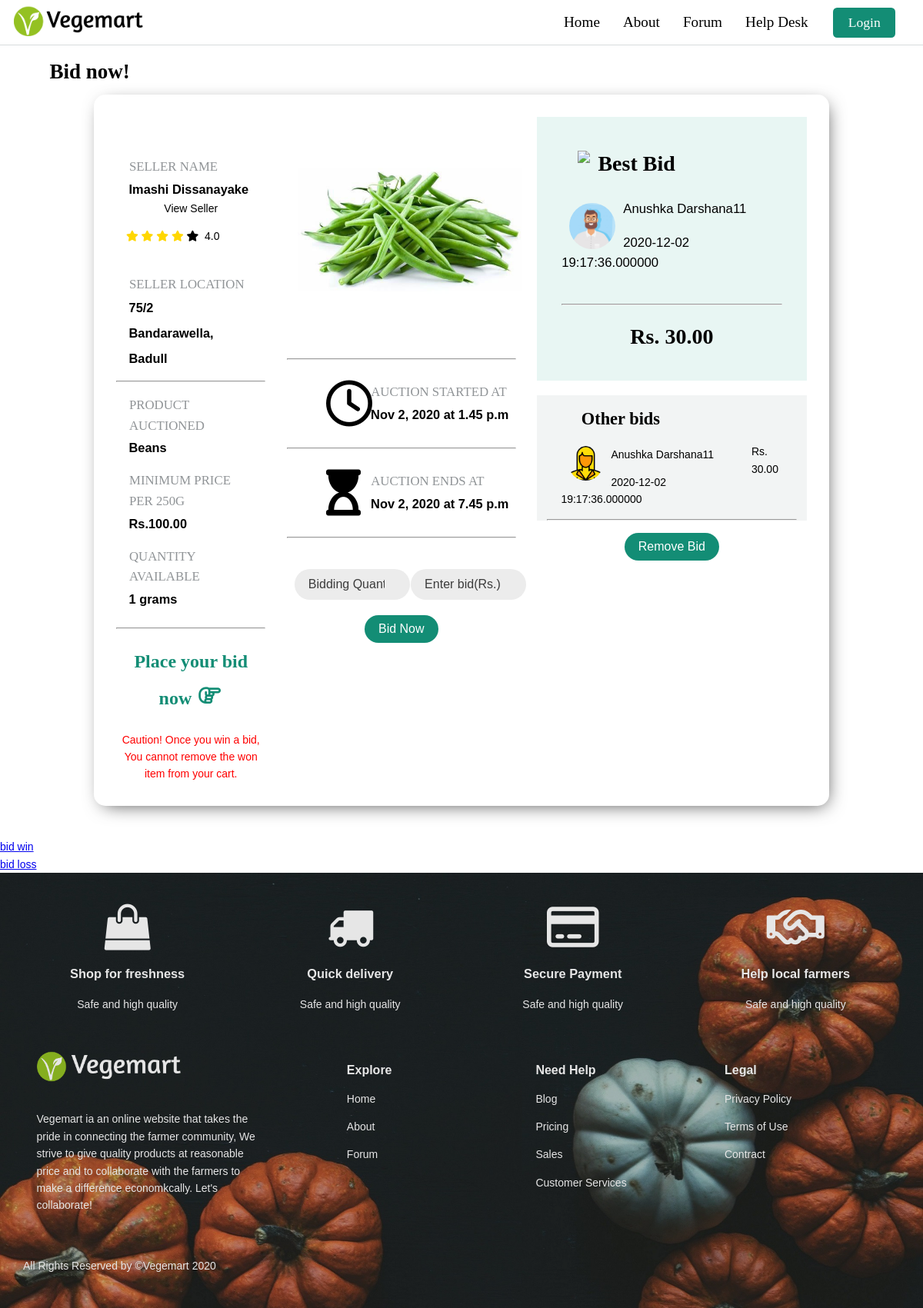
/public/bid.php?id=887607505, run on the app's committed database.
### tables this page shows
CREATE TABLE `client` (
  `id` int(10) NOT NULL,
  `fName` varchar(50) NOT NULL,
  `lName` varchar(50) NOT NULL,
  `phoneNum` varchar(12) NOT NULL,
  `address1` varchar(20) NOT NULL,
  `address2` varchar(50) NOT NULL,
  `city` text NOT NULL,
  `profilePic` text NOT NULL
);

CREATE TABLE `products` (
  `productID` int(10) NOT NULL,
  `sellerID` int(20) NOT NULL,
  `name` text NOT NULL,
  `quantity` int(10) NOT NULL,
  `minPrice` int(10) NOT NULL,
  `imageName` text NOT NULL,
  `address1` varchar(20) NOT NULL,
  `address2` varchar(50) NOT NULL,
  `city` varchar(20) NOT NULL,
  `description` text NOT NULL,
  `exdate` date NOT NULL,
  `time` time NOT NULL,
  `datetime` datetime(6) NOT NULL
);

CREATE TABLE `bidding` (
  `bidID` int(10) NOT NULL,
  `productID` int(10) NOT NULL,
  `userID` int(10) NOT NULL,
  `bidQuantity` int(4) NOT NULL,
  `bidPrice` int(4) NOT NULL,
  `amount` int(10) NOT NULL,
  `startTime` datetime(6) NOT NULL,
  `endTime` datetime(6) NOT NULL
);

### public/bid.php (the view, shortened to what the rows shown need)
<!DOCTYPE html>
<html lang="en">
    <head>
        <link rel="stylesheet" type="text/css" href="./css/bid.css">
        <link rel="stylesheet" type="text/css" href="./css/style.css">
        <link rel="stylesheet" type="text/css" href="./css/footer.css">
    </head>
    <body>
        <?php include "./includes/nav.php"; ?>
        <h1 class="mt-1 mb-0 pt-0 ml-2 has-text-left" id="title">Bid now!</h1>
        <div class="columns group mt-0">
            <div class="column is-10 pl-1 pr-1 mt-0">
                <div class="bid-card">
                    <div class="columns group mb-0">
                        <div class="column is-3 pt-1 pl-1 pr-1 mt-1 mb-0" id="seller-info">
                            <?php
                                $productID=$_GET['id'];
                                include ('../src/seller/seller_dashboard/seller_details.php');
                                while ($rowUser  = mysqli_fetch_assoc($resultSeller)) {
                            ?>
                            <form action="seller/seller_home.php" method="POST">
                            <input type="hidden"  id="sellerID" name="sellerID" value="<?php echo $rowUser['id']?>" required/><br>
                            <p class="sub" style="text-align:left; padding:0 1em;">Seller Name</p>
                                <h3 style="text-align:left; padding:0 1em;"><?php echo $rowUser['fName'] . " " . $rowUser['lName'] ?></h3>
                                    <label class="has-text-left"><input type="submit" name="send" value="Submit" class="invisibutton has-text-left">View Seller</label>
                                <form>
                                <div class="rating-block mt-1 pt-0 pl-1 has-text-left">
                                    <i style="text-align:left; padding-bottom:0;" class="fas fa-star star-colored"></i>
                                    <i style="text-align:left; padding-bottom:0;" class="fas fa-star star-colored"></i>
                                    <i style="text-align:left; padding-bottom:0;" class="fas fa-star star-colored"></i>
                                    <i style="text-align:left; padding-bottom:0;" class="fas fa-star star-colored"></i>
                                    <i style="text-align:left; padding-bottom:0;" class="fas fa-star"></i>&nbsp; 4.0
                                </div><br>
                                <p class="sub" style="text-align:left; padding:0 1em;">Seller Location</p>
                                <h3 class="mb-0 mt-0" style="text-align:left; padding:0.2em 1em;"><?php echo $rowUser['address1']?></h3>
                                <h3 class="mb-0 mt-0" style="text-align:left; padding:0.2em 1em;"><?php echo $rowUser['address2']?>,</h3>
                                <h3 class="mb-1 mt-0" style="text-align:left;  padding:0.2em 1em;"><?php echo $rowUser['city']?></h3>
                                <hr>
                            <?php
                                }
                            ?>
                            <?php
                                $productID=$_GET['id'];
                                include ('../src/products.php');
                                while ($rowProduct  = mysqli_fetch_assoc($resultProduct)) {
                            ?>
                            <p class="sub" style="text-align:left; padding:0 1em;">Product auctioned</p>
                            <h3 style="text-align:left; padding:0 1em;text-transform: capitalize;"><?php echo $rowProduct['name']?></h3>
                            <p class="sub" style="text-align:left; padding:0 1em;">Minimum price per 250g</p>
                            <h3 style="text-align:left; padding:0 1em;">Rs.<?php echo $rowProduct['minPrice']?>.00</h3>
                            <p class="sub" style="text-align:left; padding:0 1em;">Quantity available</p>
                            <h3 style="text-align:left; padding:0 1em;"><?php echo $rowProduct['quantity']?> grams</h3><br><hr><br>
                            <h2 style="color: #138D75; font-size:24px; font-family: Candara;" class="mt-0 pt-0">Place your bid now <i style="font-size:1.2em; text-align:center; margin:0.4em 0.1em; color: #138D75;" class="fa fa-hand-o-right"></i></h2>
                            <p style="color: red;">Caution! Once you win a bid, You cannot remove the won item from your cart.</p>
                        </div>
                        <div class="column is-4 mt-0 pt-0">
                            <img class="item-image" src="http://localhost/vegemart/public/images/products/<?php echo $rowProduct['imageName']?>" alt="product">
                            <hr>
                            <div class="columns group mt-0 mb-0">
                                <div class="column is-3 pl-3">
                                <i style="font-size:60px; text-align:center; margin:0.4em 0;" class="fa fa-clock-o"></i>
                                </div>
                                <div class="column is-9 mt-1 pl-2">
                                    <p class="sub" style="text-align:left; padding:0 0.1em;">Auction started at</p>
                                    <h3 class="mb-0 mt-0" style="text-align:left; padding:0.1em;">Nov 2, 2020 at 1.45 p.m</h3>
                                </div>
                            </div>
                            <hr>
                            <div class="columns group mt-0 mb-0 pb-0">
                                <div class="column is-3 pl-3">
                                    <i style="font-size:60px; text-align:center; margin:0.4em 0;" class="fas fa-hourglass-start"></i>
                                </div>
                                <div class="column is-9 mt-1 pl-2">
                                    <p class="sub" style="text-align:left; padding:0 0.1em;">Auction Ends at</p>
                                    <h3 class="mb-0 mt-0" style="text-align:left; padding:0.1em;">Nov 2, 2020 at 7.45 p.m</h3>
                                </div>
                            </div>
                            <hr>
                            <?php
                            }
                        ?>
                            <form action="../src/bid_submit.php" method="post">
                                <div class="columns group mt-2 mb-0 has-text-centered">
                                </div>
                                <input class="form-button mt-1" type="submit" name="placeBid" value="Bid Now"><br>
                            </form>
                        </div>
                        <div class="column is-5 pl-1 pr-1 mt-1 mb-0">
                            <div class="row pl-2 pr-2 mb-0" id="best-bid">
                                <h2 style="font-family: Candara; font-size: 2em;"><img class="coin-img" src="https://www.flaticon.com/svg/static/icons/svg/3612/3612244.svg">Best Bid</h2>
                                <?php
                                $productID=$_GET['id'];
                                $bid = "SELECT * FROM bidding WHERE productID='$productID' AND amount=(SELECT MAX(amount) AS amount FROM bidding WHERE productID='$productID');";
                                $bidQuery=mysqli_query($con,$bid);
                                while ($rowBid  = mysqli_fetch_assoc($bidQuery)) {
                                    $userID = $rowBid['userID'];
                                    $user = "SELECT * FROM client WHERE id='$userID'";
                                    $userQuery=mysqli_query($con,$user);
                                    while ($rowUser  = mysqli_fetch_assoc($userQuery)) {
                                ?>
                                <p><img class="best-bid-dp" src="http://localhost/vegemart/public/images/users/buyer4.jpg" alt="Avatar"><?php echo $rowUser['fName'] . " " . $rowUser['lName'] ?></p>
                                <p><?php echo $rowBid['startTime']?></p>
                                <br>
                                <hr>
                                <h1 class="has-text-centered" style="font-family: Candara;">Rs. <?php echo $rowBid['amount']?>.00 </h1>
                            </div>
                            <?php
                                }
                            }
                            ?>
                            <div class="row mt-0 mb-0 pt-0 pb-0 pl-1 pr-1" id="other-bids">
                                <h2 style="font-family: Candara; padding-left:2em;" class="pb-0 pt-1 mb-0">Other bids</h2>
                                <?php
                                $productID=$_GET['id'];
                                $bid = "SELECT * FROM bidding WHERE productID='$productID' GROUP BY bidID ORDER BY amount DESC LIMIT 3 ;";
                                $bidQuery=mysqli_query($con,$bid);
                                while ($rowBid  = mysqli_fetch_assoc($bidQuery)) {
                                    $userID = $rowBid['userID'];
                                    $user = "SELECT * FROM client WHERE id='$userID'";
                                    $userQuery=mysqli_query($con,$user);
                                    while ($rowUser  = mysqli_fetch_assoc($userQuery)) {
                                ?>
                                <div class="columns group mt-0 mb-0 has-text-left">
                                    <div class="column is-9 mmt-0 mb-0 pt-0 pb-0 pl-1">
                                        <p><img class="user-dp" src="http://localhost/vegemart/public/images/users/default.png" alt="Avatar"><?php echo $rowUser['fName'] . " " . $rowUser['lName'] ?></p>
                                        <p><?php echo $rowBid['startTime']?></p>
                                    </div>
                                    <div class="column is-3 mt-0 mb-0 pt-0 pb-0 pl-1">
                                        <p>Rs. <?php echo $rowBid['amount']?>.00</p>
                                    </div>
                                </div>
                                <hr>
                                <?php
                                        }
                                    }
                                ?>
                            </div>
                        </div>
                    </div>
                </div>
            </div>
        </div>
        <br>
    <?php include_once "./includes/footer.php"; ?>
    </body>
</html>

### data on the page
client: fName "Imashi", lName "Dissanayake", address1 "75/2", address2 "Bandarawella", city "Badull"
products: name "Beans", minPrice "100", quantity "1", imageName (picture)
bidding: startTime "2020-12-02 19:17:36.000000", amount "30"
client: fName "Anushka", lName "Darshana11"
